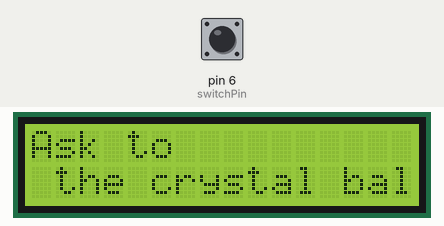
Recording of a sketch running on a simulated Arduino Uno, built with avr-gcc and run on an emulated ATmega328P. Shown: 16×2 character LCD. Inputs (shaded band) come from the test bench; at power-on: pin 6 (switchPin) LOW. Random numbers use the default seed unless the sketch sets one.

Above: at 1.2 s.
1.3 s: pin 6 (switchPin) pulled HIGH for 0.15 s
At 2.4 s:
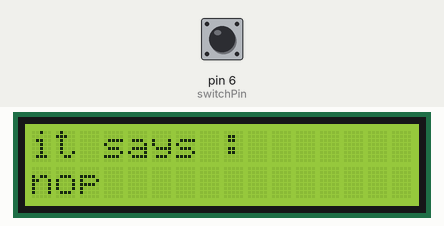
2.9 s: pin 6 (switchPin) pulled HIGH for 1 s
At 4.9 s:
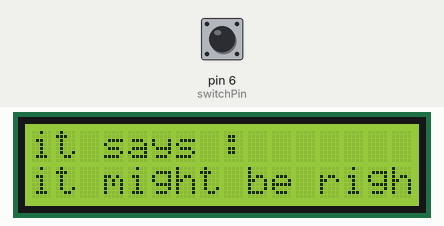
5.4 s: pin 6 (switchPin) pulsed HIGH 5 times (0.12 s each, 0.3 s apart)
At 7.5 s:
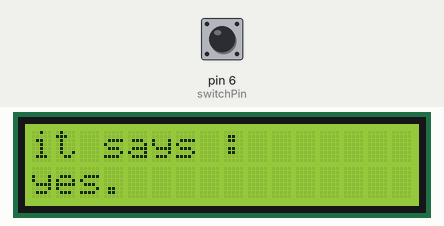
8.4 s: pin 6 (switchPin) pulled HIGH for 0.15 s
At 9.0 s:
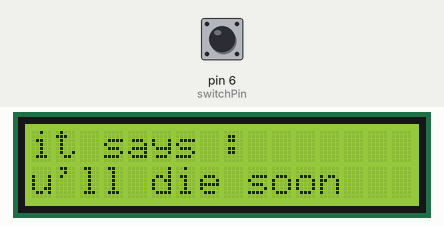
10.0 s: pin 6 (switchPin) pulled HIGH for 3.2 s
At 14.4 s:
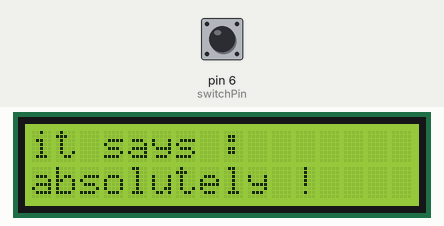
14.7 s: pin 6 (switchPin) pulled HIGH for 0.15 s
At 16.2 s:
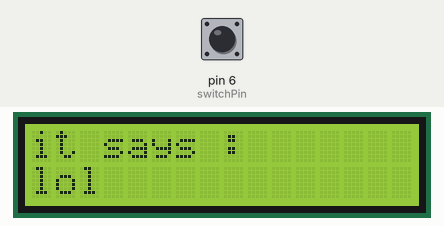
Timing chart, 0 to 17.3 s (numbered marks = the images above; inputs shaded):
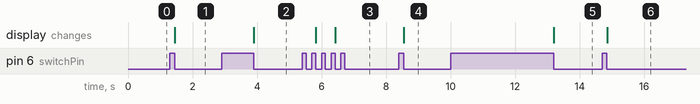

The sketch:

main.ino
```cpp
#include <LiquidCrystal.h>
LiquidCrystal lcd(12, 11, 5, 4, 3, 2);

const int switchPin = 6;
int switchState = 0;
int prevSwitchState = 0;
int reply;

void setup() {
  // put your setup code here, to run once:
  lcd.begin(16, 2);
  pinMode(switchPin, INPUT);

  lcd.print("Ask to");
  lcd.setCursor(0, 1);
  lcd.print(" the crystal ball.");
}

void loop() {
  switchState = digitalRead(switchPin);

  if(switchState != prevSwitchState){
    if(switchState == LOW){
      reply = random(8);

      lcd.clear();
      lcd.setCursor(0, 0);
      lcd.print("it says :");
      lcd.setCursor(0, 1);

      switch (reply) {
        case 0:
          lcd.print("yes.");
        break;
        case 1:
          lcd.print("it might be right.");
        break;
        case 2:
          lcd.print("meh.");
        break;
        case 3:
          lcd.print("absolutely !");
        break;
        case 4:
          lcd.print("i don't think so");
        break;
        case 5:
          lcd.print("lol");
        break;
        case 6:
          lcd.print("u'll die soon");
        break;
        case 7:
          lcd.print("nop");
        break;
      }
    }
  }
  prevSwitchState = switchState;
}
```

Measured:
- after the input at 1.3 s, the display: changes after 0.15 s (image 1)
- after the input at 2.9 s, the display: changes after 1.0 s (image 2)
- after the input at 5.4 s, the display: first changes after 0.42 s (image 3 shows a later state)
- after the input at 8.4 s, the display: changes after 0.16 s (image 4)
- after the input at 10.0 s, the display: changes after 3.2 s (image 5)
- after the input at 14.7 s, the display: changes after 0.15 s (image 6)
